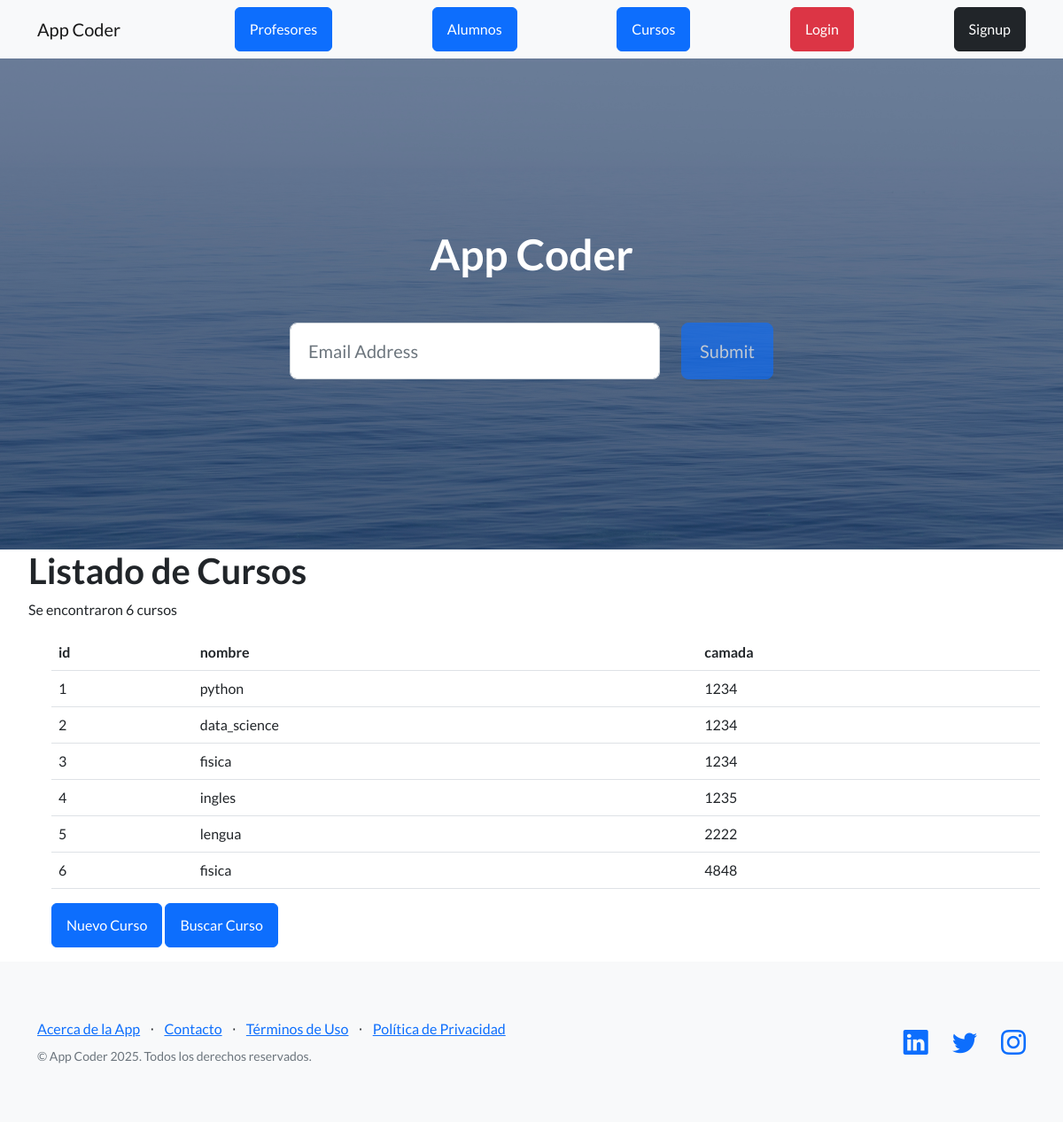
The app's page /AppCoder/cursos/, older data.
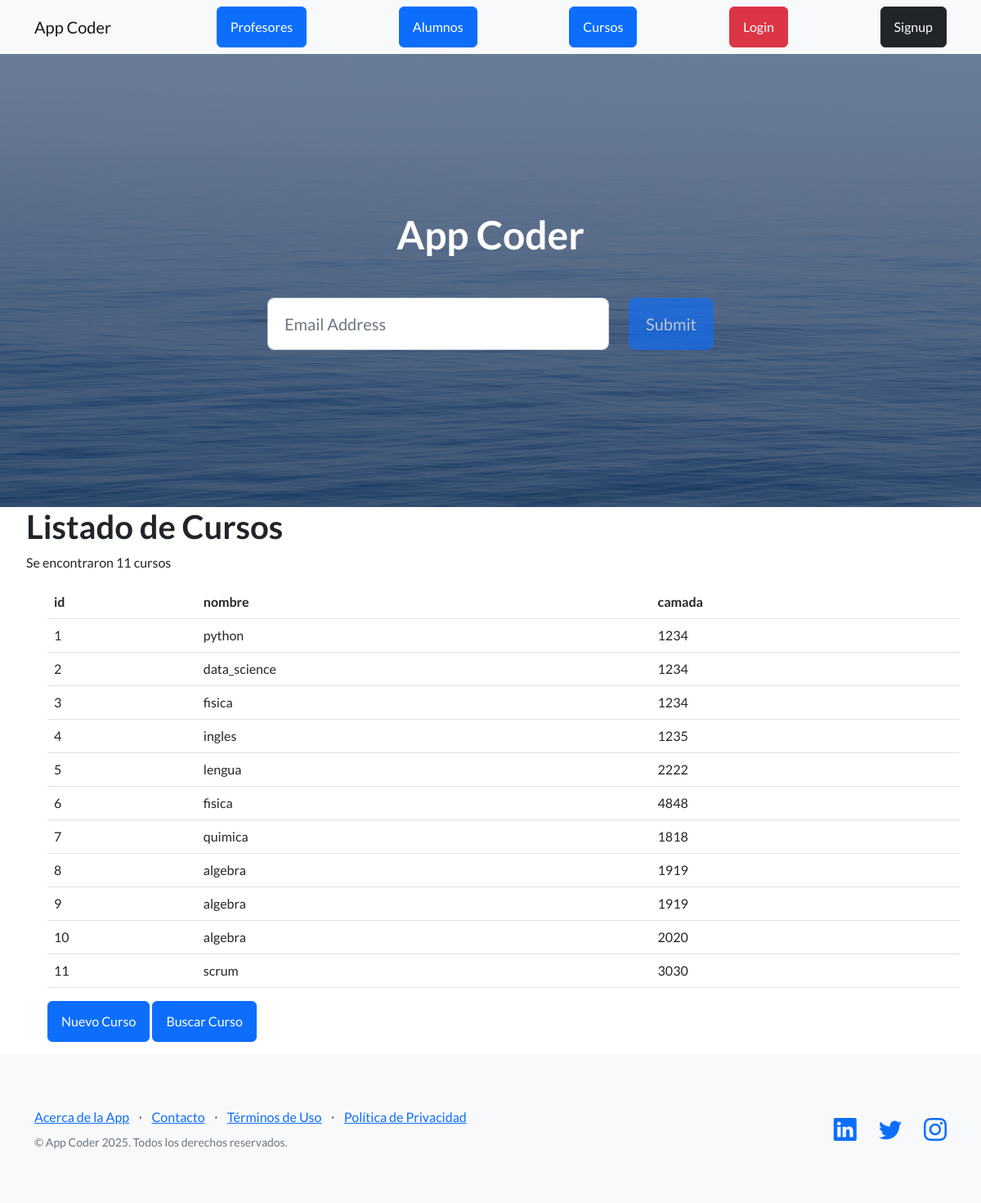
The same page, newer data.
### AppCoder/models.py (models this page shows, shortened)
class Curso(models.Model):
    nombre = models.CharField(max_length=40)
    camada = models.IntegerField()

### AppCoder/views.py (the view)
# urls.py: path('cursos/', views.cursos, name='cursos'),
def cursos(request):
    cursos_list = Curso.objects.all()
    cursos_dictionary = {
        "cursos": cursos_list
    }
    plantilla = loader.get_template("cursos.html")
    documento = plantilla.render(cursos_dictionary, request)
    return HttpResponse(documento)

### AppCoder/template/cursos.html
{% extends "padre.html" %}
{% load static %}
{% block contenido %}
<ul>
    <h1>Listado de Cursos</h1>
    <p>Se encontraron {{cursos|length}} cursos</p>
    <main class="container">
        <table class="table">
            <tr>
                <th>id</th>
                <th>nombre</th>
                <th>camada</th>
            </tr>
            {% for curso in cursos %}
            <tr>
                <td>{{ curso.id }}</td>
                <td>{{ curso.nombre }}</td>
                <td>{{ curso.camada }}</td>
            </tr>
            {% endfor %}
        </table>
        <a href ="{% url 'curso_formulario' %}" class="btn btn-primary">Nuevo Curso</a>
        <a href ="{% url 'buscar_curso' %}" class="btn btn-primary">Buscar Curso</a>
    </main>
</ul>
{% endblock %}

### AppCoder/template/padre.html (shortened to what this page needs)
{% load static %}
<!DOCTYPE html>
<html lang="en">
    <head>
        <link href="https://cdn.jsdelivr.net/npm/bootstrap-icons@1.5.0/font/bootstrap-icons.css" rel="stylesheet" type="text/css" />
        <link href="{% static 'AppCoder/css/styles.css' %}" rel="stylesheet" />
    </head>
    <body>
        <nav class="navbar navbar-light bg-light static-top">
            <div class="container">
                <a class="navbar-brand" href="#!">App Coder</a>
                <a class="btn btn-primary" href="{% url 'profesores' %}">Profesores</a>
                <a class="btn btn-primary" href="{% url 'alumnos' %}">Alumnos</a>
                <a class="btn btn-primary" href="{% url 'cursos' %}">Cursos</a>
                <a class="btn btn-danger" href="#login">Login</a>
                <a class="btn btn-dark" href="#signup">Signup</a>
            </div>
        </nav>
        <header class="masthead">
            <div class="container position-relative">
                <div class="row justify-content-center">
                    <div class="col-xl-6">
                        <div class="text-center text-white">
                            <h1 class="mb-5">App Coder</h1>
                            <form class="form-subscribe" id="contactForm" data-sb-form-api-token="API_TOKEN">
                                <div class="row">
                                    <div class="col">
                                        <input class="form-control form-control-lg" id="emailAddress" type="email" placeholder="Email Address" data-sb-validations="required,email" />
                                    </div>
                                    <div class="col-auto"><button class="btn btn-primary btn-lg disabled" id="submitButton" type="submit">Submit</button></div>
                                </div>
                            </form>
                        </div>
                    </div>
                </div>
            </div>
        </header>
        {% block contenido %}
        {% endblock %}
        <footer class="footer bg-light">
            <div class="container">
                <div class="row">
                    <div class="col-lg-6 h-100 text-center text-lg-start my-auto">
                        <ul class="list-inline mb-2">
                            <li class="list-inline-item"><a href="#!">Acerca de la App</a></li>
                            <li class="list-inline-item">⋅</li>
                            <li class="list-inline-item"><a href="{% url 'contacto' %}">Contacto</a></li>
                            <li class="list-inline-item">⋅</li>
                            <li class="list-inline-item"><a href="#!">Términos de Uso</a></li>
                            <li class="list-inline-item">⋅</li>
                            <li class="list-inline-item"><a href="#!">Política de Privacidad</a></li>
                        </ul>
                        <p class="text-muted small mb-4 mb-lg-0">&copy; App Coder 2025. Todos los derechos reservados. <data id="currentYear"></data> </p>
                    </div>
                    <div class="col-lg-6 h-100 text-center text-lg-end my-auto">
                        <ul class="list-inline mb-0">
                            <li class="list-inline-item me-4">
                                <a href="#!"><i class="bi-linkedin fs-3"></i></a>
                            </li>
                            <li class="list-inline-item me-4">
                                <a href="#!"><i class="bi-twitter fs-3"></i></a>
                            </li>
                            <li class="list-inline-item">
                                <a href="#!"><i class="bi-instagram fs-3"></i></a>
                            </li>
                        </ul>
                    </div>
                </div>
            </div>
        </footer>
    </body>
</html>

Row changes from the older to the newer data that the page shows:
added Curso: id "7", nombre "quimica", camada "1818"
added Curso: id "8", nombre "algebra", camada "1919"
added Curso: id "9", nombre "algebra", camada "1919"
added Curso: id "10", nombre "algebra", camada "2020"
added Curso: id "11", nombre "scrum", camada "3030"
Text that changed along with them:
{{ cursos|length }}: "6" → "11"
